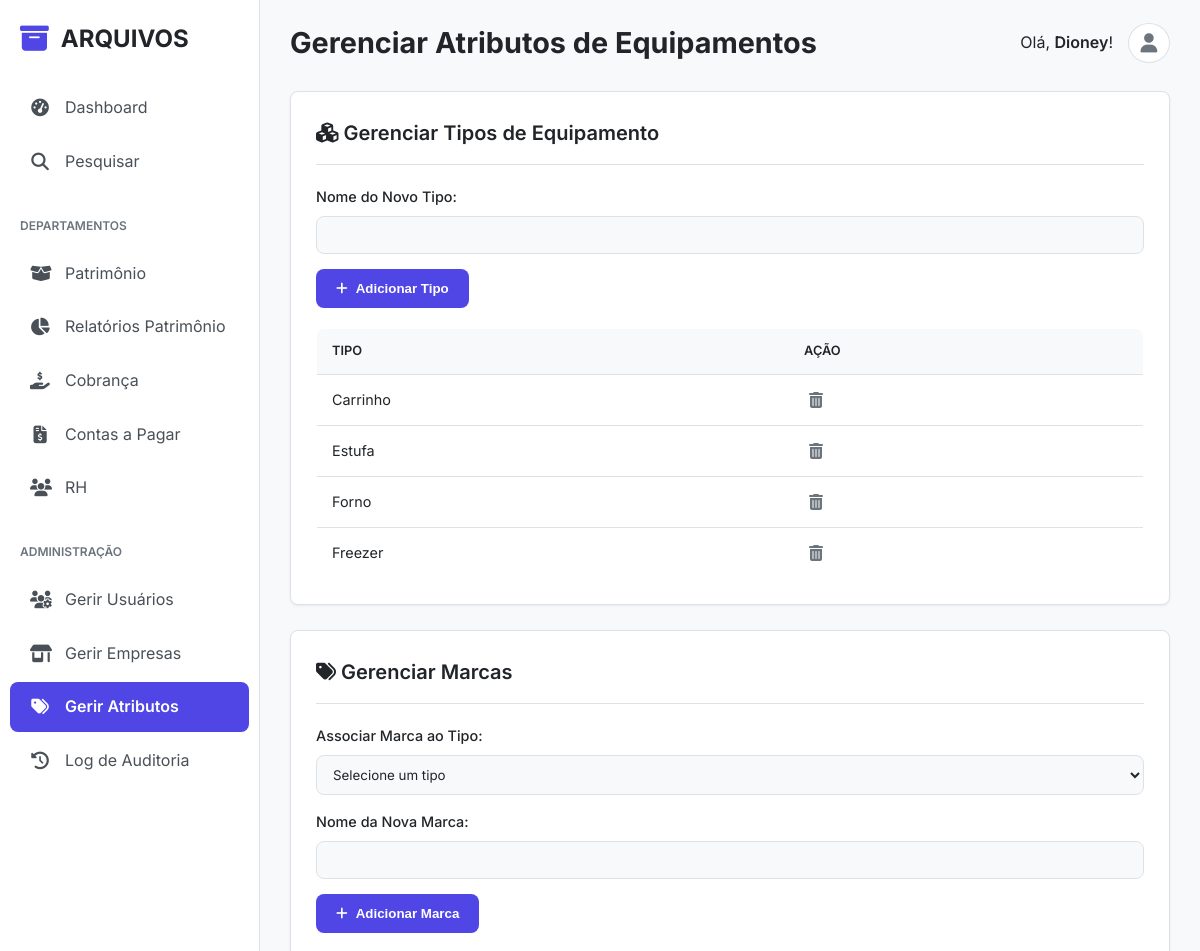
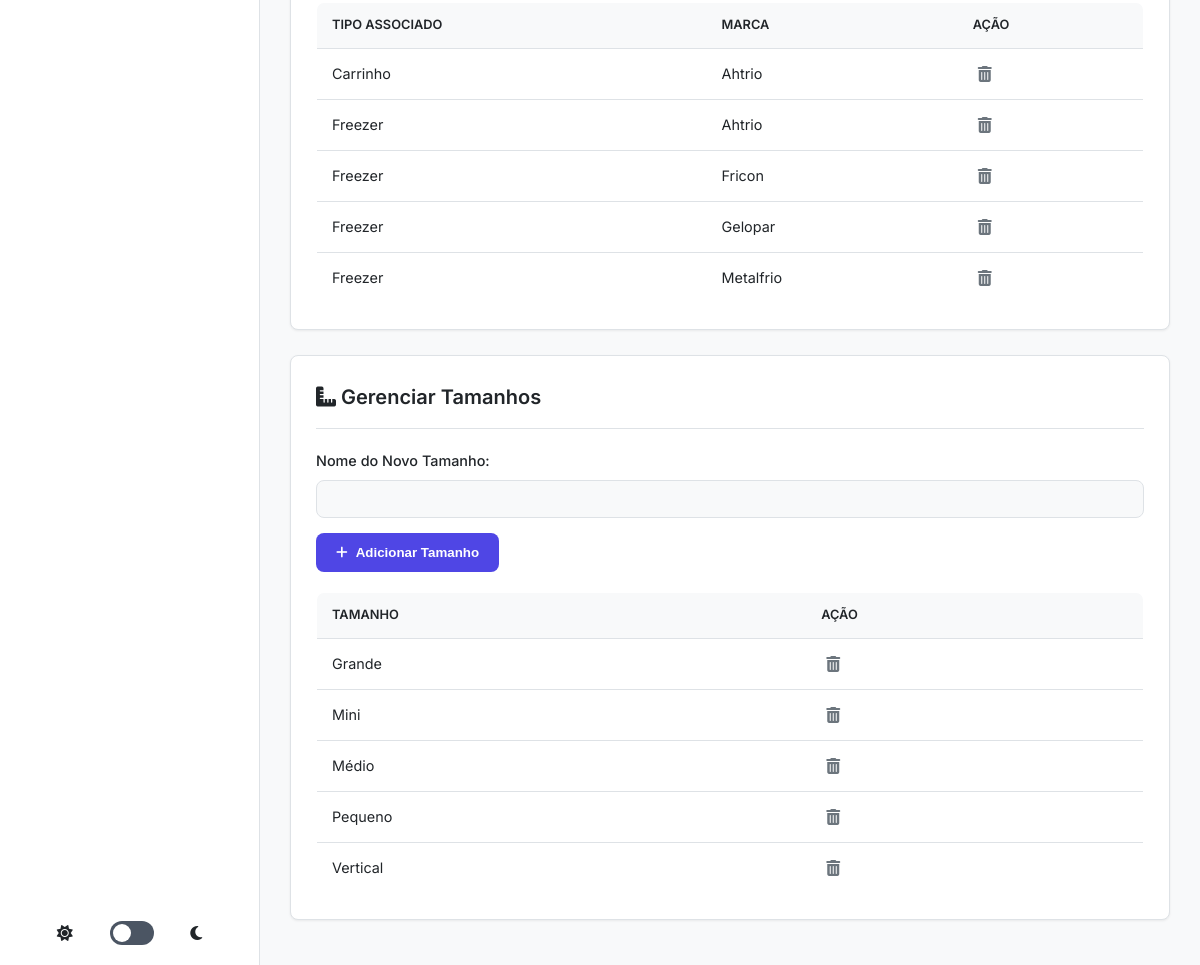
The app's page /super_admin/manage_attributes (signed in) with its own data (2 pictures, top to bottom).
### tables this page shows
CREATE TABLE tipos_equipamento (id INTEGER PRIMARY KEY, nome TEXT UNIQUE NOT NULL);

CREATE TABLE marcas (id INTEGER PRIMARY KEY, nome TEXT NOT NULL, tipo_id INTEGER NOT NULL, FOREIGN KEY (tipo_id) REFERENCES tipos_equipamento(id));

CREATE TABLE tamanhos (
            id INTEGER PRIMARY KEY AUTOINCREMENT,
            nome TEXT UNIQUE NOT NULL
        );

### app.py (the view)
@app.route('/super_admin/manage_attributes')
@login_required
@role_required(['super_admin'])
def manage_attributes():
    db = get_db()
    tipos = db.execute("SELECT * FROM tipos_equipamento ORDER BY nome").fetchall()
    marcas = db.execute("""
        SELECT m.id, m.nome, t.nome as tipo_nome
        FROM marcas m
        JOIN tipos_equipamento t ON m.tipo_id = t.id
        ORDER BY t.nome, m.nome
    """).fetchall()
    tamanhos = db.execute("SELECT * FROM tamanhos ORDER BY nome").fetchall()
    return render_template('super_admin/manage_attributes.html', tipos=tipos, marcas=marcas, tamanhos=tamanhos)

### app.py (called while the page is built)
@app.before_request
def log_request_info():
    print(f"\n>>> REQUISIÇÃO RECEBIDA: {request.method} {request.path}")
    print(f">>> Cabeçalho 'Cookie': {request.headers.get('Cookie')}")
    print(f">>> Sessão no início da requisição: {dict(session)}")

def login_required(f):
    @wraps(f)
    def decorated_function(*args, **kwargs):
        print(f"--- Verificando @login_required para a rota: '{request.endpoint}'")
        if 'logged_in' not in session:
            print(f"--- FALHA em @login_required. Sessão atual: {dict(session)}")
            flash('Você precisa fazer login para acessar esta página.', 'danger')
            return redirect(url_for('admin_login'))
        print(f"--- SUCESSO em @login_required. Usuário '{session.get('username')}' está logado.")
        return f(*args, **kwargs)
    return decorated_function

def role_required(allowed_roles):
    def decorator(f):
        @wraps(f)
        def decorated_function(*args, **kwargs):
            if not session.get('logged_in') or session.get('role') not in allowed_roles:
                if is_ajax_request():
                    return jsonify({'status': 'error', 'message': 'Você não tem permissão para esta ação.'}), 403
                log_action('acesso_negado', target_name=request.path)
                flash('Você não tem permissão para acessar esta página.', 'danger')
                return redirect(url_for('admin_dashboard'))
            return f(*args, **kwargs)
        return decorated_function
    return decorator

### database.py (called while the page is built)
def get_db():
    if 'db' not in g:
        g.db = sqlite3.connect(DATABASE)
        g.db.row_factory = sqlite3.Row
    return g.db

### templates/super_admin/manage_attributes.html (shortened to what this page needs)
{% extends "base.html" %}
{% block page_title %}Gerenciar Atributos de Equipamentos{% endblock %}
{% block content %}
<div class="card">
    <h2><i class="fas fa-cubes"></i> Gerenciar Tipos de Equipamento</h2>
    <form action="{{ url_for('add_tipo') }}" method="POST" class="form-section">
        <label for="nome_tipo">Nome do Novo Tipo:</label>
        <input type="text" id="nome_tipo" name="nome_tipo" required>
        <button type="submit" style="align-self: flex-start;"><i class="fas fa-plus"></i> Adicionar Tipo</button>
    </form>
    <div class="table-wrapper">
        <table>
            <thead><tr><th>Tipo</th><th>Ação</th></tr></thead>
            <tbody>
                {% for tipo in tipos %}
                <tr>
                    <td>{{ tipo.nome }}</td>
                    <td class="actions">
                        <form action="{{ url_for('delete_tipo', tipo_id=tipo.id) }}" method="POST" onsubmit="return confirm('Atenção! Excluir este tipo também removerá todas as marcas associadas. Deseja continuar?');">
                            <button type="submit" class="delete" title="Excluir"><i class="fas fa-trash-alt"></i></button>
                        </form>
                    </td>
                </tr>
                {% endfor %}
            </tbody>
        </table>
    </div>
</div>
<div class="card">
    <h2><i class="fas fa-tags"></i> Gerenciar Marcas</h2>
    <form action="{{ url_for('add_marca') }}" method="POST" class="form-section">
        <label for="tipo_id_marca">Associar Marca ao Tipo:</label>
        <select id="tipo_id_marca" name="tipo_id" required>
            <option value="">Selecione um tipo</option>
        </select>
        <label for="nome_marca">Nome da Nova Marca:</label>
        <input type="text" id="nome_marca" name="nome_marca" required>
        <button type="submit" style="align-self: flex-start;"><i class="fas fa-plus"></i> Adicionar Marca</button>
    </form>
    <div class="table-wrapper">
        <table>
            <thead><tr><th>Tipo Associado</th><th>Marca</th><th>Ação</th></tr></thead>
            <tbody>
                {% for marca in marcas %}
                <tr>
                    <td>{{ marca.tipo_nome }}</td>
                    <td>{{ marca.nome }}</td>
                    <td class="actions">
                        <form action="{{ url_for('delete_marca', marca_id=marca.id) }}" method="POST" onsubmit="return confirm('Tem certeza que deseja excluir esta marca?');">
                            <button type="submit" class="delete" title="Excluir"><i class="fas fa-trash-alt"></i></button>
                        </form>
                    </td>
                </tr>
                {% endfor %}
            </tbody>
        </table>
    </div>
</div>
<div class="card">
    <h2><i class="fas fa-ruler-combined"></i> Gerenciar Tamanhos</h2>
    <form action="{{ url_for('add_tamanho') }}" method="POST" class="form-section">
        <label for="nome_tamanho">Nome do Novo Tamanho:</label>
        <input type="text" id="nome_tamanho" name="nome_tamanho" required>
        <button type="submit" style="align-self: flex-start;"><i class="fas fa-plus"></i> Adicionar Tamanho</button>
    </form>
    <div class="table-wrapper">
        <table>
            <thead><tr><th>Tamanho</th><th>Ação</th></tr></thead>
            <tbody>
                {% for tamanho in tamanhos %}
                <tr>
                    <td>{{ tamanho.nome }}</td>
                    <td class="actions">
                        <form action="{{ url_for('delete_tamanho', tamanho_id=tamanho.id) }}" method="POST" onsubmit="return confirm('Tem certeza que deseja excluir este tamanho?');">
                            <button type="submit" class="delete" title="Excluir"><i class="fas fa-trash-alt"></i></button>
                        </form>
                    </td>
                </tr>
                {% endfor %}
            </tbody>
        </table>
    </div>
</div>
{% endblock %}

### static/css/style.css (style rules this page uses)
:root { --font-family: 'Inter', sans-serif; --transition-fast: 0.2s ease; --border-radius-md: 8px; --shadow-sm: 0 1px 3px rgba(0,0,0,0.05), 0 1px 2px rgba(0,0,0,0.02); --shadow-md: 0 4px 6px -1px rgba(0,0,0,0.1), 0 2px 4px -1px rgba(0,0,0,0.06); }
[data-theme="light"] { --bg-primary: #f8f9fa; --bg-secondary: #ffffff; --bg-sidebar: #ffffff; --text-primary: #212529; --text-secondary: #6c757d; --text-on-sidebar: #495057; --border-color: #dee2e6; --color-primary: #4f46e5; --color-primary-hover: #4338ca; --bg-hover-link: #f1f3f5; --bg-active-link: #eef2ff; --color-success: #16a34a; --color-danger: #dc2626; --color-warning: #f59e0b; }
* { box-sizing: border-box; margin: 0; padding: 0; }
body { font-family: var(--font-family); background-color: var(--bg-primary); color: var(--text-primary); line-height: 1.6; font-size: 16px; }
.card { background-color: var(--bg-secondary); border-radius: var(--border-radius-md); padding: 25px; margin-bottom: 25px; box-shadow: var(--shadow-sm); border: 1px solid var(--border-color); }
.card h2, .card h3 { font-size: 1.25rem; font-weight: 600; margin-bottom: 20px; padding-bottom: 15px; border-bottom: 1px solid var(--border-color); }
form label { font-weight: 500; font-size: 0.9rem; margin-bottom: 8px; display: block; }
form input, form select, form textarea { width: 100%; padding: 10px 12px; border: 1px solid var(--border-color); background-color: var(--bg-primary); color: var(--text-primary); border-radius: var(--border-radius-md); font-family: var(--font-family); transition: border-color var(--transition-fast), box-shadow var(--transition-fast); }
.form-section { margin-bottom: 20px; }
form input, form select { margin-bottom: 15px; }
button, .button-primary { background-color: var(--color-primary); color: #fff; padding: 12px 20px; border: none; border-radius: var(--border-radius-md); cursor: pointer; font-weight: 600; text-decoration: none; display: inline-flex; align-items: center; gap: 8px; transition: background-color var(--transition-fast); }
.table-wrapper { overflow-x: auto; }
table { width: 100%; border-collapse: collapse; background-color: var(--bg-secondary); border-radius: var(--border-radius-md); overflow: hidden; border: 1px solid var(--border-color); font-size: 0.9rem; }
table th { background-color: var(--bg-primary); padding: 12px 15px; text-align: left; font-weight: 600; text-transform: uppercase; font-size: 0.8rem; }
table td { padding: 12px 15px; border-top: 1px solid var(--border-color); vertical-align: middle; }
.actions { display: flex; gap: 10px; align-items: center; }
.actions a, .actions button { background: none; border: none; cursor: pointer; padding: 5px; font-size: 1rem; color: var(--text-secondary); transition: color var(--transition-fast); }

### records on screen
tipos_equipamento: nome "Carrinho"
tipos_equipamento: nome "Estufa"
tipos_equipamento: nome "Forno"
tipos_equipamento: nome "Freezer"
marcas: tipo_nome "Carrinho", nome "Ahtrio"
marcas: tipo_nome "Freezer", nome "Ahtrio"
marcas: tipo_nome "Freezer", nome "Fricon"
marcas: tipo_nome "Freezer", nome "Gelopar"
marcas: tipo_nome "Freezer", nome "Metalfrio"
tamanhos: nome "Grande"
tamanhos: nome "Mini"
tamanhos: nome "Médio"
tamanhos: nome "Pequeno"
tamanhos: nome "Vertical"

### other values on screen
{{ session.username }} "Dioney"
